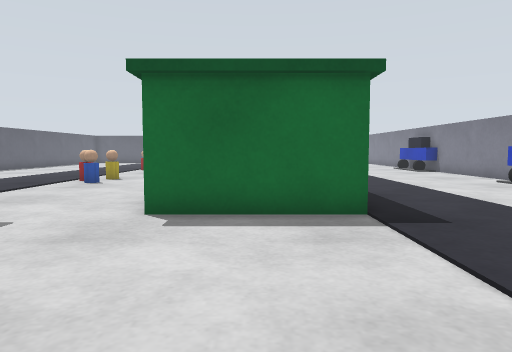
View 1 (above)

18 first-person views from a walk through a world built for the Gazebo simulator. The camera is 0.22 m above the floor, tilts 4° down and sees 70° across. The floor is counted in squares, 0.2 m on a side. Each view is taken from the middle of a square. On the plan, view 1 faces up. The plan holds only what a view shows up to about 14 squares ahead; the rest is blank.

View 2
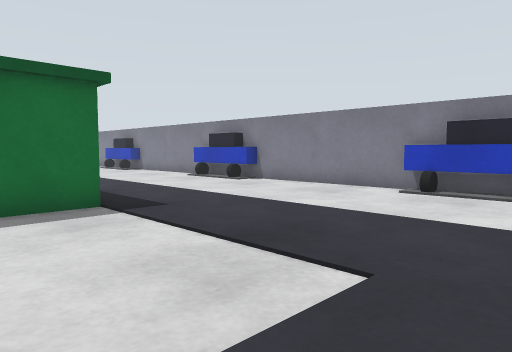

View 3
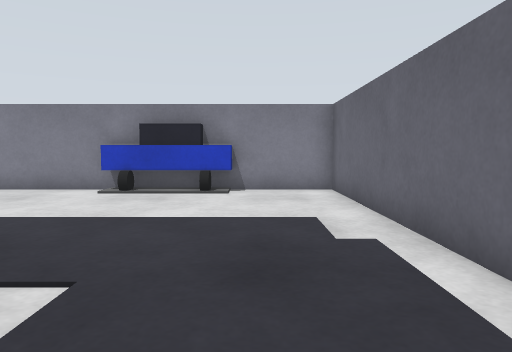

View 4
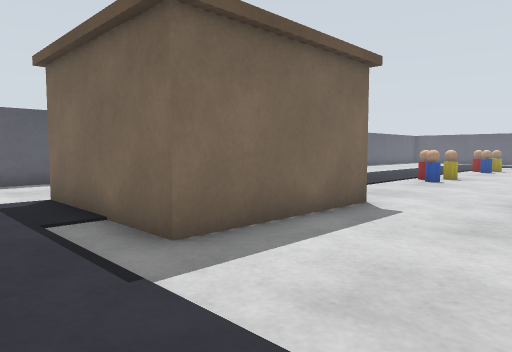

View 5
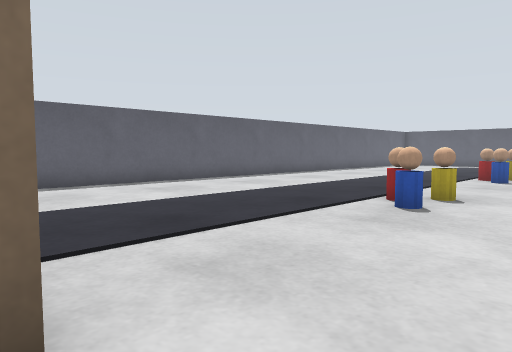

View 6
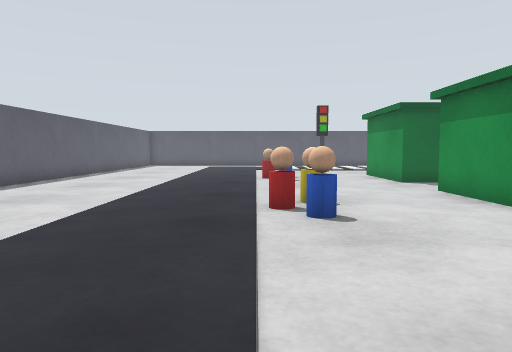

View 7
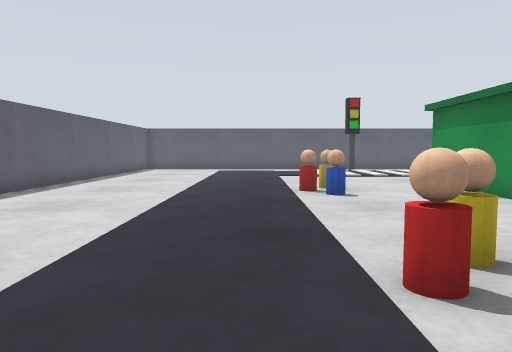

View 8
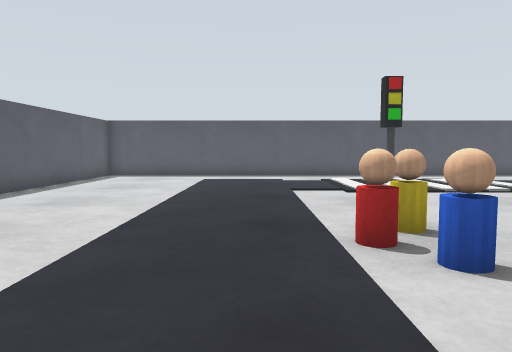

View 9
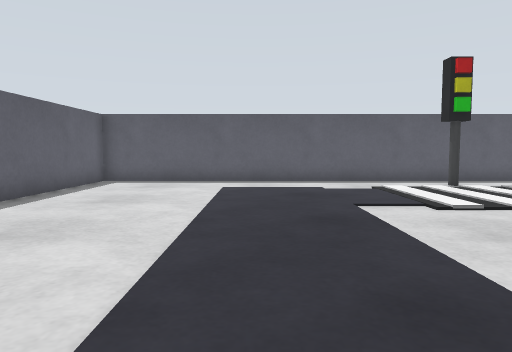

View 10
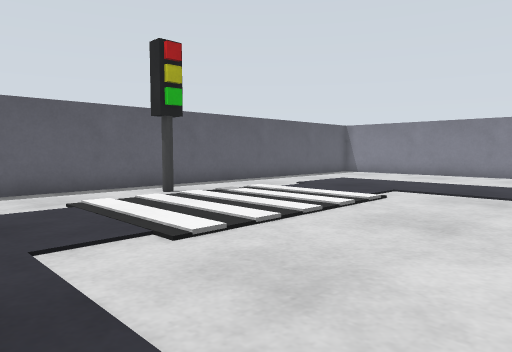

View 11
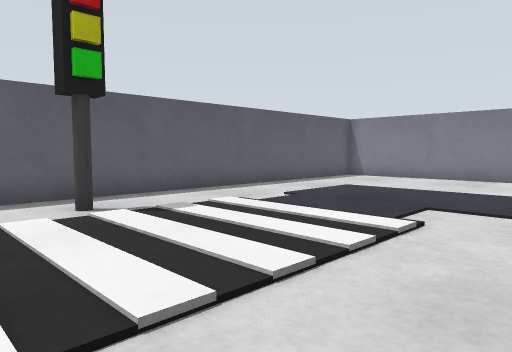

View 12
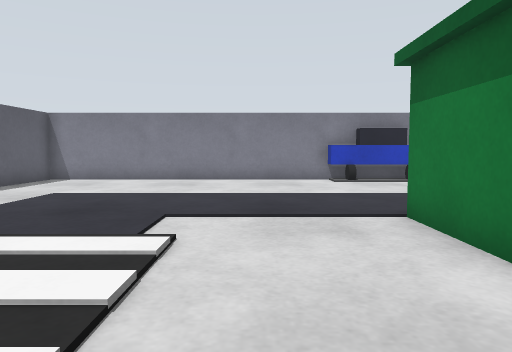

View 13
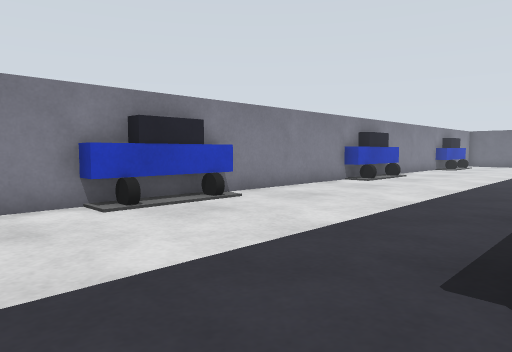

View 14
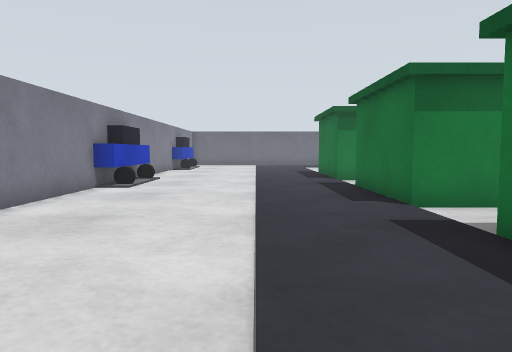

View 15
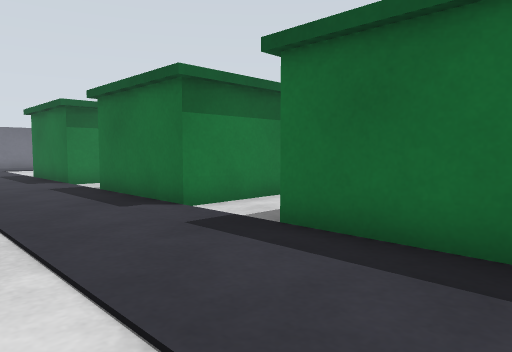

View 16
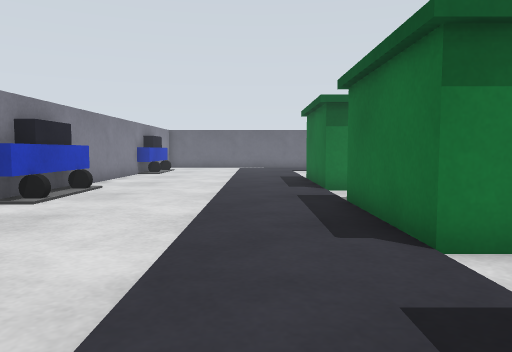

View 17
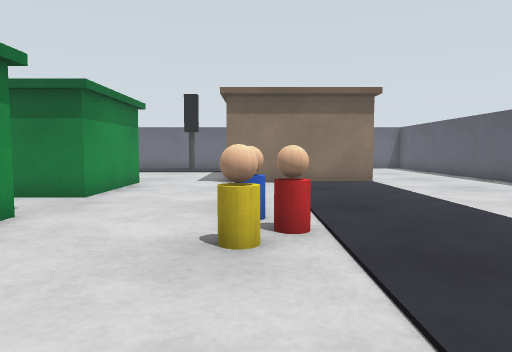

View 18
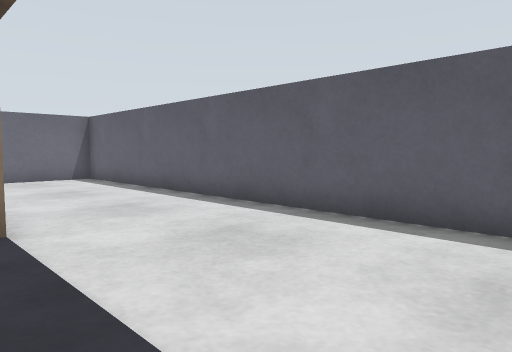

### Floor plan
Key: @ floor where view 1 was taken; # wall or solid block; . floor; C car; B building; L traffic light; O other object.
Columns run from 15 left of view 1 to 10 right of it. Each row starts with its distance up from view 1.
 34 ##########################
 33 #........................#
 32 #............L...........#
 31 #........................#
 30 #........................#
 29 #........................#
 28 #........................#
 27 #........................#
 26 #........................#
 25 #........................#
 24 #........................#
 23 #............B BBB......CC
 22 #.......OO...B   B......CC
 21 #........O...B   B......CC
 20 #............BB  B......CC
 19 #.............. .........#
 18 #........................#
 17  ............BBBBB.......#
 16   ...........B   B.......#
 15  ........O...B   B.......#
 14 #.......OO...B   B.......#
 13 #........O...B   B......CC
 12 #..............  .......CC
 11 #.............. ........CC
 10 #............BBBBB......CC
  9 #............B   B.......#
  8 #............B   B.......#
  7 #............BBBBB.......#
  6 #....BBBBBB..............#
  5 #....     B..............#
  4 #....     B..............#
  3 #....     B.............CC
  2 #....BBBBBB.............CC
  1 #.......................CC
  0 #.... ........ @........CC
 -1 #....      .. . .........#
 -2 #...            .........#
 -3 ####             #########

Positions as (right, up) in squares from view 1, and headings:
1: (0, 0), facing up
2: (-1, -1), facing up-right
3: (-1, -1), facing right
4: (-1, -1), facing up-left
5: (-3, 6), facing up-left
6: (-7, 7), facing up
7: (-8, 11), facing up
8: (-8, 17), facing up
9: (-9, 20), facing up
10: (-8, 23), facing up-right
11: (-5, 25), facing up-right
12: (-4, 26), facing right
13: (2, 26), facing down-right
14: (5, 24), facing down
15: (6, 23), facing down-left
16: (4, 21), facing down
17: (-6, 19), facing down
18: (-9, 12), facing down-left
